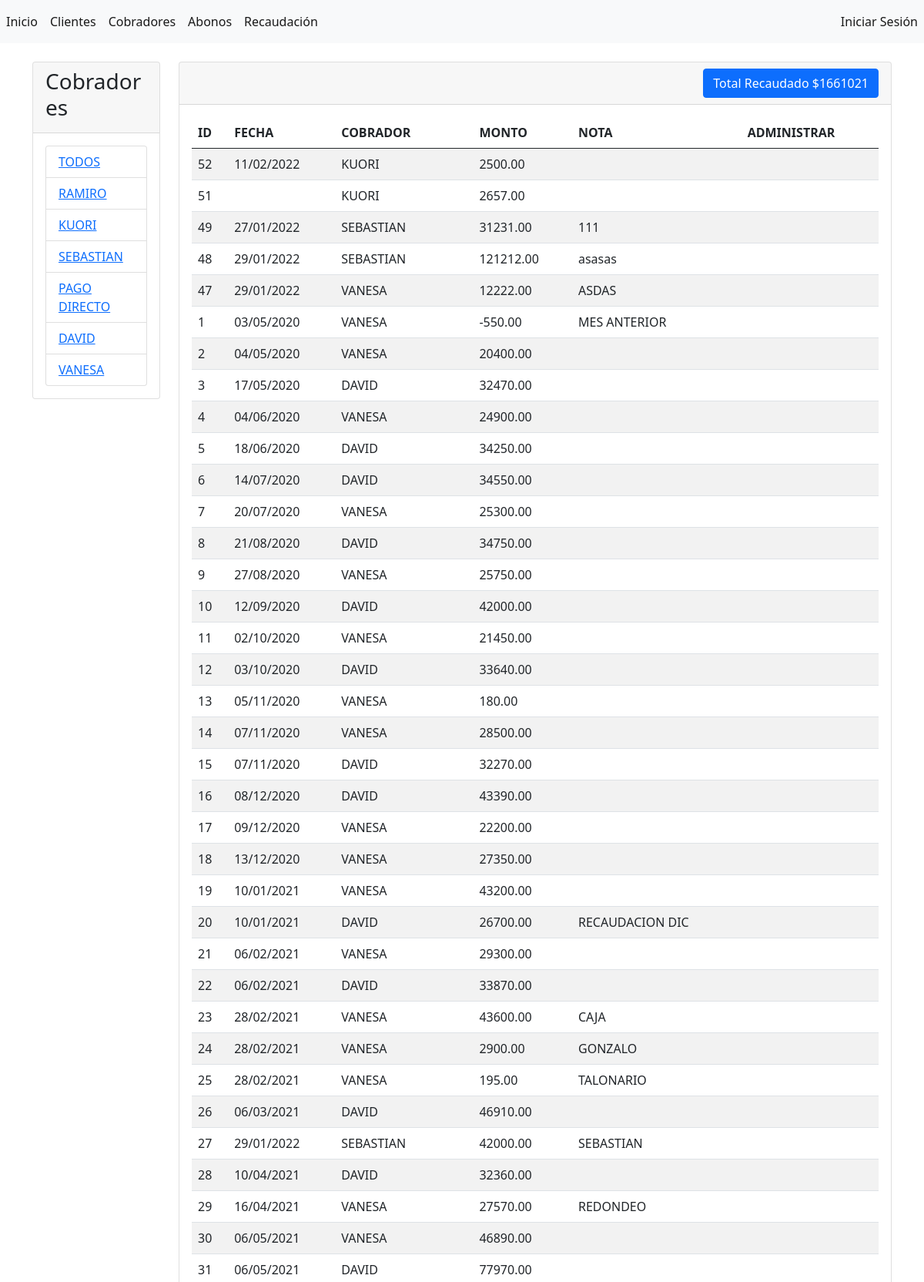
Page /recaudaciones/ (upper part) on the committed database.
### abonos/models.py (models this page shows, shortened)
class Cobrador(models.Model):
    nombre = models.CharField(max_length=45, verbose_name="nombre")
    activo = models.BooleanField(default=True, verbose_name="activo")
    usuario = models.ForeignKey(User,null=True, on_delete=SET_NULL)
    creado = models.DateTimeField(auto_now_add=True)
    modificado = models.DateTimeField(auto_now=True)
    class Meta:
        verbose_name = "Cobrador"
        verbose_name_plural = "Cobradores"
        ordering = ['-modificado', '-creado']

class Recaudacion(models.Model):
    cobrador = models.ForeignKey(
        'Cobrador',
        blank=False,
        null=True,
        on_delete=SET_NULL
        )
    fecha = models.DateTimeField(
        blank=True,
        null=True,
        default= datetime.now,
        verbose_name="fecha"
        )
    monto = models.DecimalField(
        max_digits=10,
        decimal_places=2,
        default=0.00,
        verbose_name="monto"
        )
    nota = models.CharField(
        max_length=100,
        blank=True,
        verbose_name="nota"
        )
    creado = models.DateTimeField(auto_now_add=True)
    modificado = models.DateTimeField(auto_now=True)
    class Meta:
        verbose_name = "Recaudación"
        verbose_name_plural = "Recaudaciones"
        ordering = ['-modificado', '-creado']

### abonos/views.py (the view)
# urls.py: path('recaudaciones/', views.recaudaciones, name='recaudaciones'),
def recaudaciones(request):
    if request.GET.get('query_cobrador') != None:
        query_cobrador = request.GET.get('query_cobrador')
        recaudaciones = Recaudacion.objects.filter(cobrador__id=query_cobrador).order_by('-creado')
    if request.GET.get('query_mes') != None:
        query_mes = request.GET.get('query_mes')
        recaudaciones = Recaudacion.objects.filter(fecha__month=query_mes).order_by('-creado')
    if request.GET.get('query_cobrador') == None and request.GET.get('query_mes') == None:
        recaudaciones = Recaudacion.objects.all().order_by('-creado')
    suma_monto = recaudaciones.aggregate(monto=Sum('monto'))
    cobradores = Cobrador.objects.all()
    context = {
        'recaudaciones': recaudaciones,
        'cobradores': cobradores,
        'suma_monto': suma_monto
    }
    return render(request, 'recaudaciones/index.html', context)

### abonos/templates/recaudaciones/index.html (shortened to what this page needs)
{% extends "base.html" %}
{% block sidebar %}
<div class="card">
    <div class="card-header">
        <h3>Cobradores</h3>
    </div>
    <div class="card-body">
        <div class="list-group">
            <li class="list-group-item"><a href="{% url 'recaudaciones' %}">TODOS</a></li>
            {% for cobrador in cobradores %}
            <li class="list-group-item"><a href="{% url 'recaudaciones' %}?query_cobrador={{cobrador.id}}">{{ cobrador.nombre }}</a></li>
            {% endfor %}
        </div>
    </div>
</div>
<br>
{% endblock %}
{% block contenido %}
<div class="card">
    <div class="card-header d-flex justify-content-end">
        <a name="" id="" class="btn btn-primary" href="#">Total Recaudado ${{suma_monto.monto}}</a>
    </div>
    <div class="card-body">
        <table class="table table-striped table-hover">
            <thead>
                <tr>
                    <th>ID</th>
                    <th>FECHA</th>
                    <th>COBRADOR</th>
                    <th>MONTO</th>
                    <th>NOTA</th>
                    <th>ADMINISTRAR</th>
                </tr>
            </thead>
            <tbody>
                {% for recaudacion in recaudaciones %}
                <tr>
                    <td>{{ recaudacion.id }}</td>
                    <td>{{ recaudacion.fecha|date:"d/m/Y" }}</td>
                    <td>{{ recaudacion.cobrador.nombre }}</td>
                    <td>{{ recaudacion.monto }}</td>
                    <td>{{ recaudacion.nota }}</td>
                    <td>
                    </td>
                </tr>
                {% endfor %}
            </tbody>
        </table>
    </div>
</div>
{% endblock %}

### rows in the picture
Cobrador: nombre "RAMIRO"
Cobrador: nombre "KUORI"
Cobrador: nombre "SEBASTIAN"
Cobrador: nombre "PAGO DIRECTO"
Cobrador: nombre "DAVID"
Cobrador: nombre "VANESA"
Recaudacion: id "52", fecha "11/02/2022", cobrador.nombre "KUORI", monto "2500.00"
Recaudacion: id "51", cobrador.nombre "KUORI", monto "2657.00"
Recaudacion: id "49", fecha "27/01/2022", cobrador.nombre "SEBASTIAN", monto "31231.00", nota "111"
Recaudacion: id "48", fecha "29/01/2022", cobrador.nombre "SEBASTIAN", monto "121212.00", nota "asasas"
Recaudacion: id "47", fecha "29/01/2022", cobrador.nombre "VANESA", monto "12222.00", nota "ASDAS"
Recaudacion: id "1", fecha "03/05/2020", cobrador.nombre "VANESA", monto "-550.00", nota "MES ANTERIOR"
Recaudacion: id "2", fecha "04/05/2020", cobrador.nombre "VANESA", monto "20400.00"
Recaudacion: id "3", fecha "17/05/2020", cobrador.nombre "DAVID", monto "32470.00"
Recaudacion: id "4", fecha "04/06/2020", cobrador.nombre "VANESA", monto "24900.00"
Recaudacion: id "5", fecha "18/06/2020", cobrador.nombre "DAVID", monto "34250.00"
Recaudacion: id "6", fecha "14/07/2020", cobrador.nombre "DAVID", monto "34550.00"
Recaudacion: id "7", fecha "20/07/2020", cobrador.nombre "VANESA", monto "25300.00"
Recaudacion: id "8", fecha "21/08/2020", cobrador.nombre "DAVID", monto "34750.00"
Recaudacion: id "9", fecha "27/08/2020", cobrador.nombre "VANESA", monto "25750.00"
Recaudacion: id "10", fecha "12/09/2020", cobrador.nombre "DAVID", monto "42000.00"
Recaudacion: id "11", fecha "02/10/2020", cobrador.nombre "VANESA", monto "21450.00"
Recaudacion: id "12", fecha "03/10/2020", cobrador.nombre "DAVID", monto "33640.00"
Recaudacion: id "13", fecha "05/11/2020", cobrador.nombre "VANESA", monto "180.00"
Recaudacion: id "14", fecha "07/11/2020", cobrador.nombre "VANESA", monto "28500.00"
Recaudacion: id "15", fecha "07/11/2020", cobrador.nombre "DAVID", monto "32270.00"
Recaudacion: id "16", fecha "08/12/2020", cobrador.nombre "DAVID", monto "43390.00"
Recaudacion: id "17", fecha "09/12/2020", cobrador.nombre "VANESA", monto "22200.00"
Recaudacion: id "18", fecha "13/12/2020", cobrador.nombre "VANESA", monto "27350.00"
Recaudacion: id "19", fecha "10/01/2021", cobrador.nombre "VANESA", monto "43200.00"
Recaudacion: id "20", fecha "10/01/2021", cobrador.nombre "DAVID", monto "26700.00", nota "RECAUDACION DIC"
Recaudacion: id "21", fecha "06/02/2021", cobrador.nombre "VANESA", monto "29300.00"
Recaudacion: id "22", fecha "06/02/2021", cobrador.nombre "DAVID", monto "33870.00"
Recaudacion: id "23", fecha "28/02/2021", cobrador.nombre "VANESA", monto "43600.00", nota "CAJA"
Recaudacion: id "24", fecha "28/02/2021", cobrador.nombre "VANESA", monto "2900.00", nota "GONZALO"
Recaudacion: id "25", fecha "28/02/2021", cobrador.nombre "VANESA", monto "195.00", nota "TALONARIO"
Recaudacion: id "26", fecha "06/03/2021", cobrador.nombre "DAVID", monto "46910.00"
Recaudacion: id "27", fecha "29/01/2022", cobrador.nombre "SEBASTIAN", monto "42000.00", nota "SEBASTIAN"
Recaudacion: id "28", fecha "10/04/2021", cobrador.nombre "DAVID", monto "32360.00"
Recaudacion: id "29", fecha "16/04/2021", cobrador.nombre "VANESA", monto "27570.00", nota "REDONDEO"
Recaudacion: id "30", fecha "06/05/2021", cobrador.nombre "VANESA", monto "46890.00"
Recaudacion: id "31", fecha "06/05/2021", cobrador.nombre "DAVID", monto "77970.00"

### other values in the picture
{{ suma_monto.monto }} "1661021"
